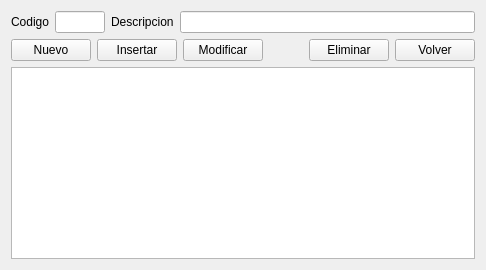
     <widget class="QWidget" name="tab_6">
      <attribute name="title">
       <string>Tipo de documento</string>
      </attribute>
      <layout class="QGridLayout" name="gridLayout_31">
       <item row="0" column="0">
        <layout class="QGridLayout" name="gridLayout_29">
         <item row="0" column="3">
          <widget class="QLineEdit" name="lineEdit_15"/>
         </item>
         <item row="0" column="2">
          <widget class="QLabel" name="label_23">
           <property name="text">
            <string>Descripcion</string>
           </property>
          </widget>
         </item>
         <item row="0" column="1">
          <widget class="QLineEdit" name="lineEdit_14">
           <property name="maximumSize">
            <size>
             <width>50</width>
             <height>16777215</height>
            </size>
           </property>
          </widget>
         </item>
         <item row="0" column="0">
          <widget class="QLabel" name="label_24">
           <property name="text">
            <string>Codigo</string>
           </property>
          </widget>
         </item>
        </layout>
       </item>
       <item row="2" column="0">
        <widget class="QTableView" name="tableView_4">
         <property name="alternatingRowColors">
          <bool>true</bool>
         </property>
         <property name="selectionMode">
          <enum>QAbstractItemView::SingleSelection</enum>
         </property>
         <property name="selectionBehavior">
          <enum>QAbstractItemView::SelectRows</enum>
         </property>
        </widget>
       </item>
       <item row="1" column="0">
        <layout class="QGridLayout" name="gridLayout_30">
         <item row="0" column="0">
          <widget class="QPushButton" name="pushButton_15">
           <property name="text">
            <string>Nuevo</string>
           </property>
           <property name="icon">
            <iconset resource="recoverdrake.qrc">
             <normaloff>:/Imagenes/informe.png</normaloff>:/Imagenes/informe.png</iconset>
           </property>
           <property name="iconSize">
            <size>
             <width>25</width>
             <height>25</height>
            </size>
           </property>
          </widget>
         </item>
         <item row="0" column="1">
          <widget class="QPushButton" name="pushButton_16">
           <property name="text">
            <string>Insertar</string>
           </property>
           <property name="icon">
            <iconset resource="recoverdrake.qrc">
             <normaloff>:/Imagenes/good.png</normaloff>:/Imagenes/good.png</iconset>
           </property>
           <property name="iconSize">
            <size>
             <width>25</width>
             <height>25</height>
            </size>
           </property>
          </widget>
         </item>
         <item row="0" column="2">
          <widget class="QPushButton" name="pushButton_17">
           <property name="text">
            <string>Modificar</string>
           </property>
           <property name="icon">
            <iconset resource="recoverdrake.qrc">
             <normaloff>:/Imagenes/sustituir.png</normaloff>:/Imagenes/sustituir.png</iconset>
           </property>
           <property name="iconSize">
            <size>
             <width>25</width>
             <height>25</height>
            </size>
           </property>
          </widget>
         </item>
         <item row="0" column="4">
          <widget class="QPushButton" name="pushButton_18">
           <property name="text">
            <string>Eliminar</string>
           </property>
           <property name="icon">
            <iconset resource="recoverdrake.qrc">
             <normaloff>:/Imagenes/bad.png</normaloff>:/Imagenes/bad.png</iconset>
           </property>
           <property name="iconSize">
            <size>
             <width>25</width>
             <height>25</height>
            </size>
           </property>
          </widget>
         </item>
         <item row="0" column="3">
          <spacer name="horizontalSpacer">
           <property name="orientation">
            <enum>Qt::Horizontal</enum>
           </property>
           <property name="sizeHint" stdset="0">
            <size>
             <width>40</width>
             <height>20</height>
            </size>
           </property>
          </spacer>
         </item>
         <item row="0" column="5">
          <widget class="QPushButton" name="pushButton_23">
           <property name="text">
            <string>Volver</string>
           </property>
           <property name="icon">
            <iconset resource="recoverdrake.qrc">
             <normaloff>:/Imagenes/volver.png</normaloff>:/Imagenes/volver.png</iconset>
           </property>
           <property name="iconSize">
            <size>
             <width>25</width>
             <height>25</height>
            </size>
           </property>
          </widget>
         </item>
        </layout>
       </item>
      </layout>
     </widget>
